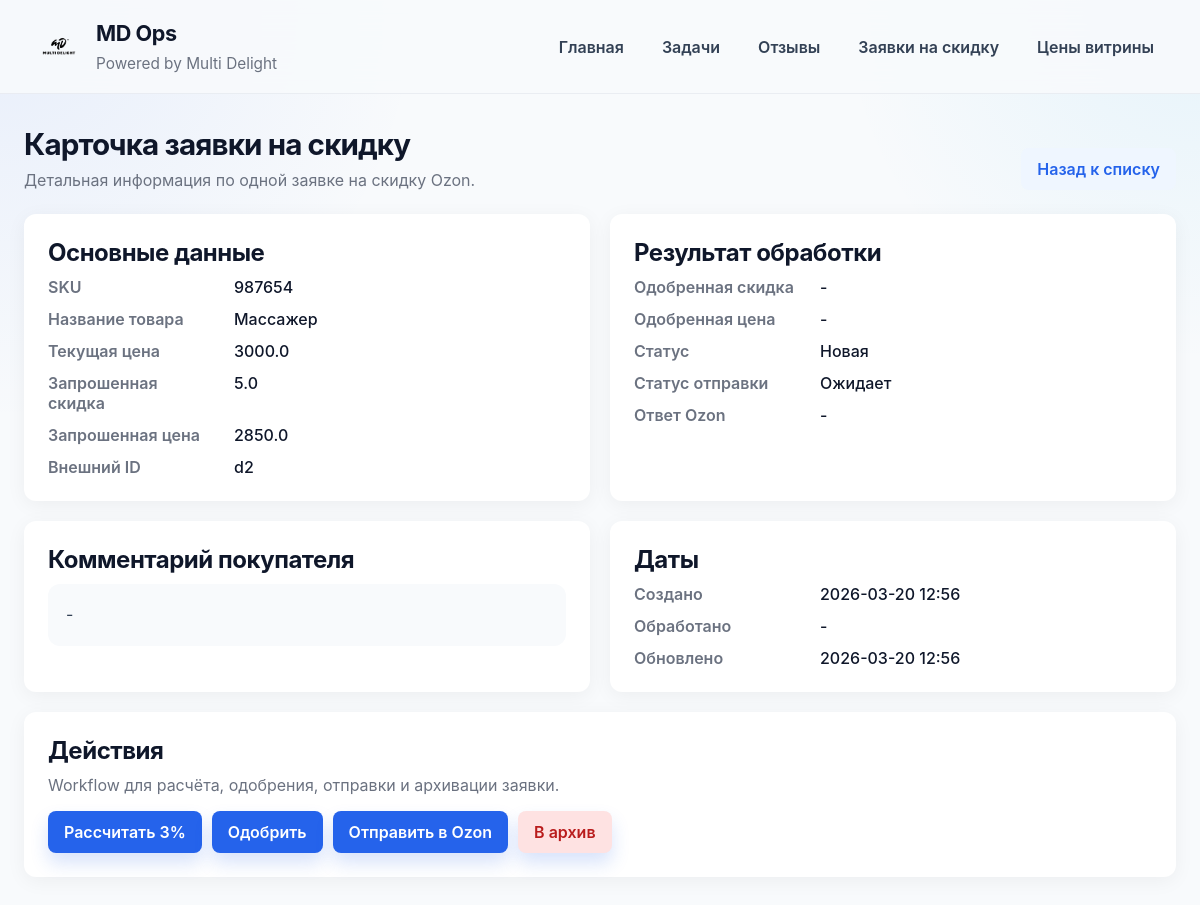
The page /discount-requests/2 on the database its author committed.
### app/models.py (models this page shows)
class DiscountRequest(Base):
    __tablename__ = "discount_requests"
    id: Mapped[int] = mapped_column(Integer, primary_key=True, index=True)
    external_id: Mapped[str] = mapped_column(String(100), unique=True, index=True, default="")
    sku: Mapped[str] = mapped_column(String(100), index=True, default="")
    product_name: Mapped[str | None] = mapped_column(String(255), nullable=True)
    current_price: Mapped[float | None] = mapped_column(Float, nullable=True)
    requested_discount_percent: Mapped[float | None] = mapped_column(Float, nullable=True)
    requested_price: Mapped[float | None] = mapped_column(Float, nullable=True)
    approved_discount_percent: Mapped[float | None] = mapped_column(Float, nullable=True)
    approved_price: Mapped[float | None] = mapped_column(Float, nullable=True)
    buyer_comment: Mapped[str | None] = mapped_column(Text, nullable=True)
    status: Mapped[str] = mapped_column(String(50), default="новая")
    send_status: Mapped[str] = mapped_column(String(50), default="ожидает")
    ozon_response: Mapped[str | None] = mapped_column(Text, nullable=True)
    created_at: Mapped[datetime] = mapped_column(DateTime, default=datetime.utcnow)
    processed_at: Mapped[datetime | None] = mapped_column(DateTime, nullable=True)
    updated_at: Mapped[datetime] = mapped_column(DateTime, default=datetime.utcnow, onupdate=datetime.utcnow)

### app/routers/discount_requests.py (the view)
@router.get("/{discount_request_id}", response_class=HTMLResponse)
def discount_request_detail_page(
    discount_request_id: int,
    request: Request,
    db: Session = Depends(get_db),
):
    discount_request = get_discount_request_by_id(db, discount_request_id)
    if discount_request is None:
        raise HTTPException(status_code=404, detail="Discount request not found")
    return templates.TemplateResponse(
        "discount_requests/detail.html",
        {
            "request": request,
            "discount_request": discount_request,
            "message": request.query_params.get("message", ""),
        },
    )

### app/templates/discount_requests/detail.html (shortened to what this page needs)
{% extends "base.html" %}
{% set discount_status_map = {
    "новая": "Новая",
    "рассчитана": "Рассчитана",
    "одобрена": "Одобрена",
    "отправлена": "Отправлена",
    "ошибка": "Ошибка",
    "архив": "Архив"
} %}
{% set send_status_map = {
    "ожидает": "Ожидает",
    "успешно": "Успешно",
    "ошибка": "Ошибка"
} %}
{% block content %}
<section class="page-header">
    <div>
        <h2>Карточка заявки на скидку</h2>
        <p>Детальная информация по одной заявке на скидку Ozon.</p>
    </div>
    <a href="/discount-requests/" class="secondary-button">Назад к списку</a>
</section>
<section class="grid two-columns">
    <div class="card">
        <h2>Основные данные</h2>
        <dl class="detail-grid">
            <dt>SKU</dt>
            <dd>{{ discount_request.sku or "-" }}</dd>
            <dt>Название товара</dt>
            <dd>{{ discount_request.product_name or "-" }}</dd>
            <dt>Текущая цена</dt>
            <dd>{{ discount_request.current_price if discount_request.current_price is not none else "-" }}</dd>
            <dt>Запрошенная скидка</dt>
            <dd>{{ discount_request.requested_discount_percent if discount_request.requested_discount_percent is not none else "-" }}</dd>
            <dt>Запрошенная цена</dt>
            <dd>{{ discount_request.requested_price if discount_request.requested_price is not none else "-" }}</dd>
            <dt>Внешний ID</dt>
            <dd>{{ discount_request.external_id or "-" }}</dd>
        </dl>
    </div>
    <div class="card">
        <h2>Результат обработки</h2>
        <dl class="detail-grid">
            <dt>Одобренная скидка</dt>
            <dd>{{ discount_request.approved_discount_percent if discount_request.approved_discount_percent is not none else "-" }}</dd>
            <dt>Одобренная цена</dt>
            <dd>{{ discount_request.approved_price if discount_request.approved_price is not none else "-" }}</dd>
            <dt>Статус</dt>
            <dd>{{ discount_status_map.get(discount_request.status, discount_request.status) }}</dd>
            <dt>Статус отправки</dt>
            <dd>{{ send_status_map.get(discount_request.send_status, discount_request.send_status) }}</dd>
            <dt>Ответ Ozon</dt>
            <dd>{{ discount_request.ozon_response or "-" }}</dd>
        </dl>
    </div>
</section>
<section class="grid two-columns">
    <div class="card">
        <h2>Комментарий покупателя</h2>
        <div class="content-box">{{ discount_request.buyer_comment or "-" }}</div>
    </div>
    <div class="card">
        <h2>Даты</h2>
        <dl class="detail-grid">
            <dt>Создано</dt>
            <dd>{{ discount_request.created_at.strftime("%Y-%m-%d %H:%M") if discount_request.created_at else "-" }}</dd>
            <dt>Обработано</dt>
            <dd>{{ discount_request.processed_at.strftime("%Y-%m-%d %H:%M") if discount_request.processed_at else "-" }}</dd>
            <dt>Обновлено</dt>
            <dd>{{ discount_request.updated_at.strftime("%Y-%m-%d %H:%M") if discount_request.updated_at else "-" }}</dd>
        </dl>
    </div>
</section>
<section class="card">
    <div class="section-head">
        <div>
            <h2>Действия</h2>
            <p>Workflow для расчёта, одобрения, отправки и архивации заявки.</p>
        </div>
    </div>
    <div class="actions-row">
        <form method="post" action="/discount-requests/{{ discount_request.id }}/calculate">
            <button type="submit">Рассчитать 3%</button>
        </form>
        <form method="post" action="/discount-requests/{{ discount_request.id }}/approve">
            <button type="submit">Одобрить</button>
        </form>
        <form method="post" action="/discount-requests/{{ discount_request.id }}/send">
            <button type="submit">Отправить в Ozon</button>
        </form>
        <form method="post" action="/discount-requests/{{ discount_request.id }}/archive">
            <button type="submit" class="danger-button">В архив</button>
        </form>
    </div>
</section>
{% endblock %}

### app/static/style.css (style rules this page uses)
:root { --bg: #f8fafc; --surface: #ffffff; --surface-soft: #f8fafc; --line: rgba(148, 163, 184, 0.18); --text: #0f172a; --muted: #6b7280; --primary: #2563eb; --primary-hover: #1d4ed8; --primary-soft: rgba(37, 99, 235, 0.1); --success: #22c55e; --warning: #f59e0b; --danger: #ef4444; --shadow: 0 4px 20px rgba(0, 0, 0, 0.05); --radius: 12px; }
* { box-sizing: border-box; }
html { scroll-behavior: smooth; }
body { margin: 0; font-family: Inter, system-ui, -apple-system, BlinkMacSystemFont, "Segoe UI", sans-serif; background: radial-gradient(circle at top left, rgba(37, 99, 235, 0.08), transparent 28%), radial-gradient(circle at top right, rgba(14, 165, 233, 0.08), transparent 24%), var(--bg); color: var(--text); }
a { color: var(--primary); text-decoration: none; }
.page-header { display: flex; justify-content: space-between; align-items: flex-end; gap: 20px; margin-bottom: 24px; }
.page-header h2 { margin: 0; font-size: 1.85rem; font-weight: 700; letter-spacing: -0.03em; }
.page-header p { margin: 8px 0 0; color: var(--muted); max-width: 760px; }
.grid { display: grid; gap: 20px; margin-bottom: 20px; }
.two-columns { grid-template-columns: repeat(auto-fit, minmax(320px, 1fr)); }
.card { background: var(--surface); border: none; border-radius: var(--radius); padding: 24px; box-shadow: var(--shadow); }
.card h2, .card h3 { margin: 0 0 10px; font-weight: 700; letter-spacing: -0.02em; }
.card p, small { color: var(--muted); }
.section-head { display: flex; justify-content: space-between; align-items: center; gap: 14px; margin-bottom: 16px; }
.section-head p { margin: 6px 0 0; }
.panel-actions, .actions-row, .filter-actions { display: flex; flex-wrap: wrap; gap: 10px; align-items: center; }
input, textarea, select, button { font: inherit; }
button, .secondary-button, .ghost-button, .danger-button { display: inline-flex; align-items: center; justify-content: center; gap: 8px; min-height: 42px; padding: 11px 16px; border-radius: 8px; font-weight: 600; border: none; cursor: pointer; transition: background-color 0.2s ease, transform 0.2s ease, box-shadow 0.2s ease, color 0.2s ease; }
button { background: var(--primary); color: #fff; box-shadow: 0 10px 18px rgba(37, 99, 235, 0.18); }
.secondary-button, .ghost-button { background: #eff6ff; color: var(--primary); box-shadow: none; }
.danger-button { background: #fee2e2; color: #b91c1c; }
.detail-grid { display: grid; grid-template-columns: 170px 1fr; gap: 12px 16px; margin: 0; }
.detail-grid dt { color: var(--muted); font-weight: 600; }
.detail-grid dd { margin: 0; color: var(--text); font-weight: 500; }
.content-box { padding: 18px; border-radius: 12px; background: var(--surface-soft); color: #334155; line-height: 1.6; }

### rows shown on the page
DiscountRequest: sku "987654", product_name "Массажер", current_price "3000.0", requested_discount_percent "5.0", requested_price "2850.0", external "d2", approved_discount_percent "-", approved_price "-", get "Новая", get "Ожидает", ozon_response "-", buyer_comment "-", created_at "2026-03-20 12:56", processed_at "-", updated_at "2026-03-20 12:56"
